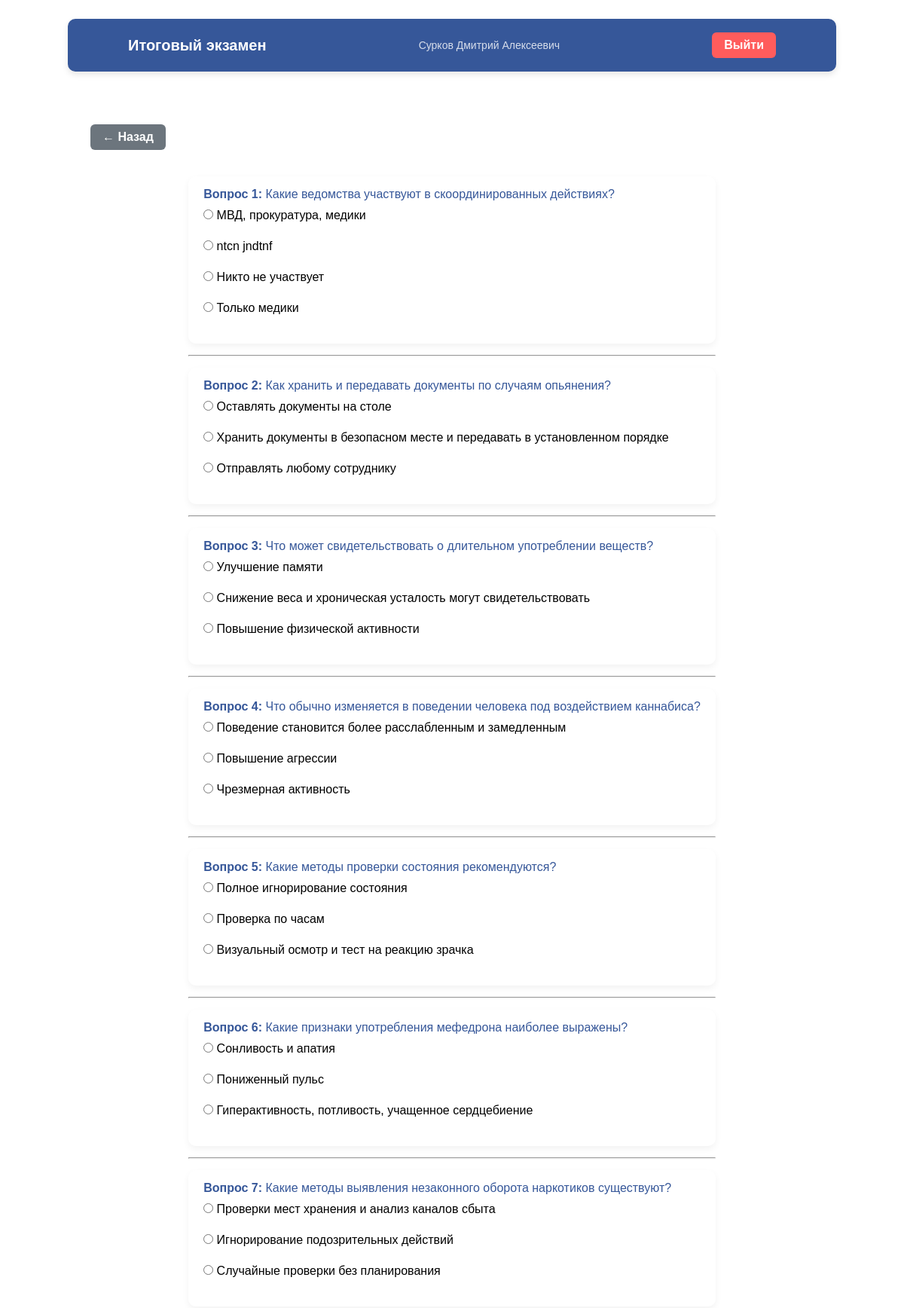
The app's page /student/final_exam.php (signed in, upper part) with its own data.
### tables this page shows
CREATE TABLE `users` (
  `id` int(11) NOT NULL,
  `personal_number` varchar(20) NOT NULL,
  `last_name` varchar(100) DEFAULT NULL,
  `first_name` varchar(100) DEFAULT NULL,
  `middle_name` varchar(100) DEFAULT NULL,
  `birth_date` date DEFAULT NULL,
  `passport_encrypted` text,
  `position` varchar(150) DEFAULT NULL,
  `rank` varchar(100) DEFAULT NULL,
  `role` enum('student','admin') NOT NULL,
  `password_hash` varchar(255) DEFAULT NULL,
  `created_at` timestamp NULL DEFAULT CURRENT_TIMESTAMP
);

CREATE TABLE `answers` (
  `id` int(11) NOT NULL,
  `question_id` int(11) DEFAULT NULL,
  `answer_text` text,
  `is_correct` tinyint(4) DEFAULT '0'
);

### student/final_exam.php (the view, shortened to what this page needs)
<?php
require '../config.php';
$userId = $_SESSION['user_id'];
$userStmt = $conn->prepare("
    SELECT last_name, first_name, middle_name, position, rank
    FROM users
    WHERE id = ?
");
$userStmt->bind_param('i', $userId);
$userStmt->execute();
$user = $userStmt->get_result()->fetch_assoc();
$questionsQuery = "
    SELECT q.id, q.question_text
    FROM questions q
    JOIN tests t ON q.test_id = t.id
    JOIN topics tp ON t.topic_id = tp.id
    JOIN courses c ON tp.course_id = c.id
    ORDER BY RAND()
    LIMIT 20
";
$questionsResult = $conn->query($questionsQuery);
$questions = [];
$questionIds = [];
while ($q = $questionsResult->fetch_assoc()) {
    $questions[$q['id']] = [
        'text' => $q['question_text'],
        'answers' => []
    ];
    $questionIds[] = $q['id'];
}
if (!empty($questionIds)) {
    $ids = implode(',', $questionIds);
    $answersResult = $conn->query("
        SELECT question_id, answer_text, id, is_correct
        FROM answers
        WHERE question_id IN ($ids)
        ORDER BY RAND()
    ");
    while ($a = $answersResult->fetch_assoc()) {
        $questions[$a['question_id']]['answers'][] = [
            'id' => $a['id'],
            'text' => $a['answer_text'],
            'is_correct' => $a['is_correct']
        ];
    }
}
$success = false;
$score = 0;
?>
<!DOCTYPE html>
<html lang="ru">
<head>
<link rel="stylesheet" href="../style.css">
</head>
<body>
<header class="student_header">
    <h2>Итоговый экзамен</h2>
    <p><?= htmlspecialchars($user['last_name'].' '.$user['first_name'].' '.$user['middle_name']) ?></p>
    <a href="../logout.php">Выйти</a>
</header>
<div class="student_content">
    <div style="margin: 20px 0;">
        <a href="dashboard.php" class="back_btn">← Назад</a>
    </div>
    <?php if ($success): ?>
        <div style="padding:20px; background-color:<?= $passed ? '#d4edda' : '#f8d7da' ?>; color:<?= $passed ? '#155724' : '#721c24' ?>; border-radius:8px; margin-bottom:20px;">
            <strong>Вы <?= $passed ? 'сдали' : 'не сдали' ?> экзамен.</strong><br>
            Ваш результат: <?= $score ?>%
        </div>
        <?php if ($passed): ?>
            <div style="text-align:center; margin-bottom: 20px;">
                <form action="certificate.php" method="post">
                    <button type="submit" class="final_exam_btn">Скачать сертификат</button>
                </form>
            </div>
        <?php endif; ?>
        <div style="text-align:center;">
            <a href="dashboard.php" class="final_exam_btn">Вернуться в личный кабинет</a>
        </div>
    <?php else: ?>
        <?php if (empty($questions)): ?>
            <p>Вопросы пока не добавлены.</p>
        <?php else: ?>
            <form method="post">
                <?php $num = 1; ?>
                <?php foreach ($questions as $qId => $q): ?>
                    <div class="question-block">
                        <p><strong>Вопрос <?= $num ?>:</strong> <?= htmlspecialchars($q['text']) ?></p>
                        <?php foreach ($q['answers'] as $a): ?>
                            <label>
                                <input type="radio" name="answer[<?= $qId ?>]" value="<?= $a['id'] ?>"> <?= htmlspecialchars($a['text']) ?>
                            </label><br>
                        <?php endforeach; ?>
                    </div>
                    <hr>
                    <?php $num++; ?>
                <?php endforeach; ?>
            </form>
        <?php endif; ?>
    <?php endif; ?>
</div>
</body>
</html>

### style.css (style rules this page uses)
html { scroll-behavior: smooth; }
* { margin: 0 auto; padding: 0 auto; }
body { margin: 0; font-family: "Play", sans-serif; width: 100%; }
.student_header { background-color: #365799; display: flex; justify-content: space-between; align-items: center; padding: 0 30px; width: 80%; max-width: 1200px; height: 70px; margin: 25px auto 0 auto; border-radius: 10px; color: #fff; box-shadow: 0 4px 8px rgba(0, 0, 0, 0.1); }
.student_header h2 { font-size: 20px; margin-left: 50px; }
.student_header p { font-size: 14px; opacity: 0.8; }
.student_header a { background-color: #ff5c5c; color: #fff; padding: 8px 16px; border-radius: 6px; font-weight: bold; text-decoration: none; margin-right: 50px; }
.student_content { margin-top: 50px; display: flex; flex-direction: column; width: 80%; }
.back_btn { display: inline-block; background-color: #6c757d; color: #fff; padding: 8px 16px; border-radius: 6px; text-decoration: none; font-weight: bold; transition: 0.3s; }
.question-block { background-color: #fff; border-radius: 10px; padding: 15px 20px; margin-bottom: 15px; margin-top: 15px; box-shadow: 0 4px 10px rgba(0, 0, 0, 0.05); }
.question-block p { margin: 0 0 10px 0; color: #365799; }
.question-block label { display: block; margin-bottom: 5px; cursor: pointer; }

### records on screen
users: last_name+first_name+middle_name "Сурков Дмитрий Алексеевич"
answers: answer_text "МВД, прокуратура, медики"
answers: answer_text "ntcn jndtnf"
answers: answer_text "Никто не участвует"
answers: answer_text "Только медики"
answers: answer_text "Оставлять документы на столе"
answers: answer_text "Хранить документы в безопасном месте и передавать в установленном порядке"
answers: answer_text "Отправлять любому сотруднику"
answers: answer_text "Улучшение памяти"
answers: answer_text "Снижение веса и хроническая усталость могут свидетельствовать"
answers: answer_text "Повышение физической активности"
answers: answer_text "Поведение становится более расслабленным и замедленным"
answers: answer_text "Повышение агрессии"
answers: answer_text "Чрезмерная активность"
answers: answer_text "Полное игнорирование состояния"
answers: answer_text "Проверка по часам"
answers: answer_text "Визуальный осмотр и тест на реакцию зрачка"
answers: answer_text "Сонливость и апатия"
answers: answer_text "Пониженный пульс"
answers: answer_text "Гиперактивность, потливость, учащенное сердцебиение"
answers: answer_text "Проверки мест хранения и анализ каналов сбыта"
answers: answer_text "Игнорирование подозрительных действий"
answers: answer_text "Случайные проверки без планирования"

### other values on screen
$q['text'] "Какие ведомства участвуют в скоординированных действиях?"
$q['text'] "Как хранить и передавать документы по случаям опьянения?"
$q['text'] "Что может свидетельствовать о длительном употреблении веществ?"
$q['text'] "Что обычно изменяется в поведении человека под воздействием каннабиса?"
$q['text'] "Какие методы проверки состояния рекомендуются?"
$q['text'] "Какие признаки употребления мефедрона наиболее выражены?"
$q['text'] "Какие методы выявления незаконного оборота наркотиков существуют?"
